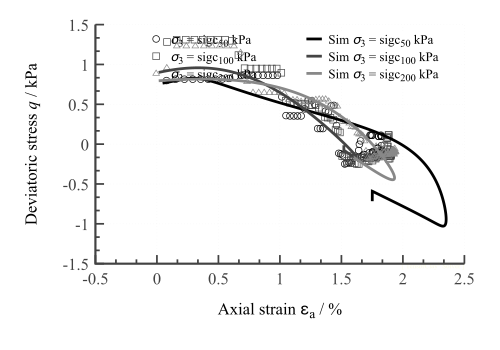

Generate this figure with gnuplot:
# ==============================================================================
#   GNUPLOT ACADEMIC SCRIPT AUTOMATICALLY GENERATED BY TENSORCLAY (TRIAXLAB)     
#   Generated Time: 2026/06/20                                                  
# ==============================================================================

# ==============================================================================
# [Layout & Canvas Geometry] Advanced Dimension & Publishing Optimization
# Engine: TensorClay True-Render Core Architecture
# ==============================================================================

# --- Physical Output Canvas Size Control ---
set terminal pdfcairo size 5.00in, 3.00in color enhanced font 'Times-New-Roman,12' background rgb 'white'
set lmargin at screen 0.20
set bmargin at screen 0.24
set rmargin at screen 0.91
set tmargin at screen 0.92

# [Academic Protection] Enforcing locked 1:1 scale to completely eradicate aspect distortion.
set origin 0,0
set size 1,1

# --- TensorClay Ecosystem Signature Mark (Ultra-Faded Phantom Weight) ---
set label "[ TensorClay{^b} Solver ]" at screen 0.93, 0.24 right font 'Times-New-Roman,7.5' textcolor rgb '#E0E0E020'

# --- Professional Infrastructure (Outward Tics & Academic Grid) ---
set border 3 lw 2.5 lc rgb '#424242'             # L-shaped open layout
set tics out nomirror font ',19' scale 1.5, 0.75 # Scale-aware outward tics prevent clipping
set mxtics 2
set mytics 2
set grid xtics ytics lc rgb '#E5E5E5' lw 0.8 dt 2  # Non-intrusive gray reference grid
# --- Layout Block Segment End ---

# ==============================================================================
# [Figure & Output Configuration] Environment Setup (Academic Cairo Channel)
# ==============================================================================

set terminal pdfcairo size 5.00in, 3.50in color enhanced font 'Times-New-Roman,14' background rgb 'white'
set output 'workspace_plot_260525_003_render.pdf'

# --- Journal Standard Clip & Layout Hygiene ---
set clip points
set clip one
set tics scale 1.0
set grid xtics ytics lt 0 lw 0.5 lc rgb '#e0e0e0'

# --- Dynamic Margin Adjustment based on Canvas Size ---
margin_left   = 0.95
margin_bottom = 0.86
margin_right  = 0.35
margin_top    = 0.24

canvas_w = 5.00
canvas_h = 3.50

set lmargin at screen (margin_left / canvas_w)
set rmargin at screen (1.0 - (margin_right / canvas_w))
set bmargin at screen (margin_bottom / canvas_h)
set tmargin at screen (1.0 - (margin_top / canvas_h))

# ------------------------------------------------------------------------------
# --- Academic Color Palette Line Mapping ---
set linetype 1 lc rgb '#000000' lw 2.2 pt 5 ps 0.8
set linetype 2 lc rgb '#444444' lw 2.0 pt 7 ps 0.8
set linetype 3 lc rgb '#888888' lw 1.8 pt 9 ps 0.8
set linetype 4 lc rgb '#b5b5b5' lw 1.5 pt 13 ps 0.8
set linetype 5 lc rgb '#222222' lw 2.0 pt 11 ps 0.8
set linetype cycle 5

# --- Fine-tune vector point objects for EPS/PDF outputs ---
set pointsize 0.9

set encoding utf8
# --- Figure Block Segment End ---

# ==============================================================================
# [Macro Axes Space & Legend Logic Setup] Academic High-Resolution Pipeline
# ==============================================================================

set key top right horizontal Left reverse enhanced maxcols 2 samplen 1.5 spacing 1.2 font ',14' nobox noopaque
# [Visual Aesthetic] Key Box removed; Opaque mask activated to shield underlying curves.

unset grid
set grid xtics ytics lc rgb '#E5E5E5' lw 0.8 dt 2
unset xzeroaxis
unset yzeroaxis
unset title
unset logscale
# --- Axes Space Block Segment End ---

# ==============================================================================
# [Subplot Axes Physics & Metrics] Geotechnical True-Render Protocol
# ==============================================================================

set tics in nomirror font ',18' scale 1.5, 0.75
set format x '%-g'
set format y '%-g'
set mxtics 3
set mytics 3

set xlabel 'Axial strain {/Symbol e}_{a} / %' textcolor rgb 'black' font ',18' offset 0,-0.6
set ylabel 'Deviatoric stress {/:Italic q} / kPa' textcolor rgb 'black' font ',18' offset -3.2,0

unset logscale
set offsets 0, 0, 0, 0
set autoscale

# --- Precise Academic Boundary Padding (Polarity Adaptive) ---
set offsets graph 0.08, 0.08, 0.05, 0.05
# --- Axis Block Segment End ---

# ==============================================================================
# [Artist & LineStyle Specifications] Academic Aesthetics Setup (Journal Standard)
# ==============================================================================

GLOBAL_PLOT_STYLE = 'points'
GLOBAL_SMOOTH_ALGO = ''

# --- Dynamic Infrastructure for Microscopic Case Tracks ---
# [CASE NODE] sigc_50kPa
set linestyle 101 lt 1 lw 1.0 pt 6 ps 0.8
CASE_EXP_SKIP_101 = 100
CASE_EXP_FACTOR_X_101 = 1.0
CASE_EXP_FACTOR_Y_101 = 1.0
set linestyle 201 lt 1 dt 1 lw 4.0 pt 1 ps 0.0
CASE_SIMU_FACTOR_X_201 = 1.0
CASE_SIMU_FACTOR_Y_201 = 1.0

# [CASE NODE] sigc_100kPa
set linestyle 102 lt 2 lw 1.0 pt 4 ps 0.8
CASE_EXP_SKIP_102 = 100
CASE_EXP_FACTOR_X_102 = 1.0
CASE_EXP_FACTOR_Y_102 = 1.0
set linestyle 202 lt 2 dt 1 lw 4.0 pt 1 ps 0.0
CASE_SIMU_FACTOR_X_202 = 1.0
CASE_SIMU_FACTOR_Y_202 = 1.0

# [CASE NODE] sigc_200kPa
set linestyle 103 lt 3 lw 1.0 pt 8 ps 0.8
CASE_EXP_SKIP_103 = 100
CASE_EXP_FACTOR_X_103 = 1.0
CASE_EXP_FACTOR_Y_103 = 1.0
set linestyle 203 lt 3 dt 1 lw 4.0 pt 1 ps 0.0
CASE_SIMU_FACTOR_X_203 = 1.0
CASE_SIMU_FACTOR_Y_203 = 1.0

# --- Artist Block Segment End ---

# [Debug Check] artistBlock Found: true
# [Debug Check] Raw 'STYLE' in Dictionary: 'points'
# [Debug Check] Final specs.GlobalStyle Value: 'points'

# ==============================================================================
# [Dynamic Data Matrix Mapping] Generated by TensorClay Data Engine
# ==============================================================================

# --- Datafile Parser Configuration for CSV/.sdb ---
set datafile separator ','
set datafile commentschars '#!'

array Files_100[3]
Files_100[1] = './C5_G01.sdb'
Files_100[2] = './C5_G02.sdb'
Files_100[3] = './C5_G03.sdb'
array Labels_100[3]
Labels_100[1] = '{/:Italic {/Symbol {/:Italic s}}}_{3} = sigc_{50} kPa'
Labels_100[2] = '{/:Italic {/Symbol {/:Italic s}}}_{3} = sigc_{100} kPa'
Labels_100[3] = '{/:Italic {/Symbol {/:Italic s}}}_{3} = sigc_{200} kPa'

array Files_101[3]
Files_101[1] = '/Users/lhc/ATENSORLAB/TensorClay典型案例-Gnuplot绘图模式/batch-sigc_50kPa.sdb'
Files_101[2] = '/Users/lhc/ATENSORLAB/TensorClay典型案例-Gnuplot绘图模式/batch-sigc_100kPa.sdb'
Files_101[3] = '/Users/lhc/ATENSORLAB/TensorClay典型案例-Gnuplot绘图模式/batch-sigc_200kPa.sdb'
array Labels_101[3]
Labels_101[1] = 'Sim {/:Italic {/Symbol {/:Italic s}}}_{3} = sigc_{50} kPa'
Labels_101[2] = 'Sim {/:Italic {/Symbol {/:Italic s}}}_{3} = sigc_{100} kPa'
Labels_101[3] = 'Sim {/:Italic {/Symbol {/:Italic s}}}_{3} = sigc_{200} kPa'

# --- Core Coordinate Axis Mapping Indices ---
X_COLUMN_INDEX = 9
Y_COLUMN_INDEX = 12
# --- Data Block Segment End ---

# ==============================================================================
# [Data Flow Execution Pipeline] Main Plot Execution
# ==============================================================================
plot \
     Files_100[1] every CASE_EXP_SKIP_101 using (column(X_COLUMN_INDEX)*CASE_EXP_FACTOR_X_101):(column(Y_COLUMN_INDEX)*CASE_EXP_FACTOR_Y_101) title Labels_100[1] with points ls 101, \
     Files_100[2] every CASE_EXP_SKIP_102 using (column(X_COLUMN_INDEX)*CASE_EXP_FACTOR_X_102):(column(Y_COLUMN_INDEX)*CASE_EXP_FACTOR_Y_102) title Labels_100[2] with points ls 102, \
     Files_100[3] every CASE_EXP_SKIP_103 using (column(X_COLUMN_INDEX)*CASE_EXP_FACTOR_X_103):(column(Y_COLUMN_INDEX)*CASE_EXP_FACTOR_Y_103) title Labels_100[3] with points ls 103, \
     Files_101[1] using (column(X_COLUMN_INDEX)*CASE_SIMU_FACTOR_X_201):(column(Y_COLUMN_INDEX)*CASE_SIMU_FACTOR_Y_201) title Labels_101[1] with lines ls 201, \
     Files_101[2] using (column(X_COLUMN_INDEX)*CASE_SIMU_FACTOR_X_202):(column(Y_COLUMN_INDEX)*CASE_SIMU_FACTOR_Y_202) title Labels_101[2] with lines ls 202, \
     Files_101[3] using (column(X_COLUMN_INDEX)*CASE_SIMU_FACTOR_X_203):(column(Y_COLUMN_INDEX)*CASE_SIMU_FACTOR_Y_203) title Labels_101[3] with lines ls 203

# --- [Render Flow Completed Safely] ---
unset output
